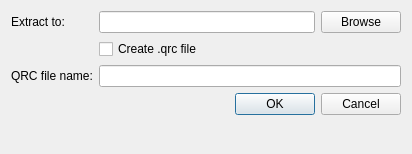
<?xml version="1.0" encoding="UTF-8"?>
<ui version="4.0">
 <class>ExtractDialog</class>
 <widget class="QDialog" name="ExtractDialog">
  <property name="geometry">
   <rect>
    <x>0</x>
    <y>0</y>
    <width>412</width>
    <height>154</height>
   </rect>
  </property>
  <property name="windowTitle">
   <string>Extract</string>
  </property>
  <layout class="QFormLayout" name="formLayout">
   <item row="0" column="0">
    <widget class="QLabel" name="dirLabel">
     <property name="text">
      <string>Extract to:</string>
     </property>
    </widget>
   </item>
   <item row="0" column="1">
    <layout class="QHBoxLayout" name="horizontalLayout">
     <item>
      <widget class="QLineEdit" name="dirEdit"/>
     </item>
     <item>
      <widget class="QPushButton" name="browseButton">
       <property name="text">
        <string>Browse</string>
       </property>
      </widget>
     </item>
    </layout>
   </item>
   <item row="6" column="0" colspan="2">
    <widget class="QDialogButtonBox" name="buttonBox">
     <property name="orientation">
      <enum>Qt::Horizontal</enum>
     </property>
     <property name="standardButtons">
      <set>QDialogButtonBox::Cancel|QDialogButtonBox::Ok</set>
     </property>
    </widget>
   </item>
   <item row="2" column="0">
    <widget class="QLabel" name="qrcLabel">
     <property name="text">
      <string>QRC file name:</string>
     </property>
    </widget>
   </item>
   <item row="1" column="1">
    <widget class="QCheckBox" name="qrcCheckBox">
     <property name="text">
      <string>Create .qrc file</string>
     </property>
    </widget>
   </item>
   <item row="2" column="1">
    <widget class="QLineEdit" name="qrcNameEdit"/>
   </item>
  </layout>
 </widget>
 <resources/>
 <connections>
  <connection>
   <sender>buttonBox</sender>
   <signal>accepted()</signal>
   <receiver>ExtractDialog</receiver>
   <slot>accept()</slot>
   <hints>
    <hint type="sourcelabel">
     <x>248</x>
     <y>254</y>
    </hint>
    <hint type="destinationlabel">
     <x>157</x>
     <y>274</y>
    </hint>
   </hints>
  </connection>
  <connection>
   <sender>buttonBox</sender>
   <signal>rejected()</signal>
   <receiver>ExtractDialog</receiver>
   <slot>reject()</slot>
   <hints>
    <hint type="sourcelabel">
     <x>316</x>
     <y>260</y>
    </hint>
    <hint type="destinationlabel">
     <x>286</x>
     <y>274</y>
    </hint>
   </hints>
  </connection>
 </connections>
</ui>
